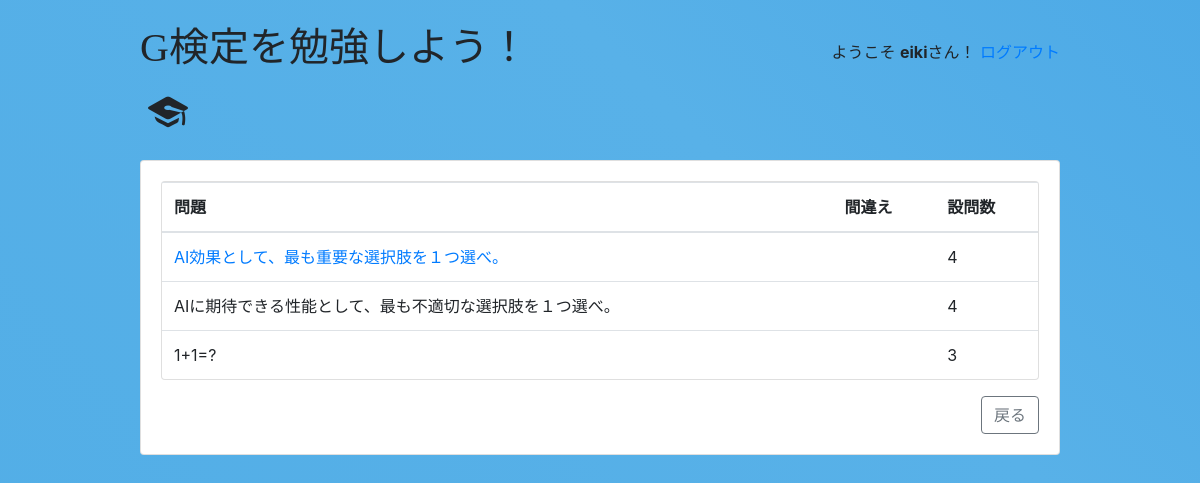
The page /students/quiz/1/explanation/ (signed in) on the database its author committed.
### classroom/models.py (models this page shows, shortened)
class User(AbstractUser):
    is_student = models.BooleanField(default=False)
    is_teacher = models.BooleanField(default=False)

class Question(models.Model):
    quiz = models.ForeignKey(
        Quiz, on_delete=models.CASCADE, related_name='questions')
    text = models.CharField('Question', max_length=255)

### classroom/views/students.py (the view)
class ExplanationListView(StudentRequiredMixin, ListView):
    model = Quiz
    context_object_name = 'questions'
    template_name = 'classroom/students/explanations_list.html'
    def get_queryset(self):
        queryset = Quiz.objects.get(pk=self.kwargs['pk']).questions.all()
        return queryset

### classroom/mixins.py (called while the page is built)
    def test_func(self):
        return self.request.user.is_authenticated and self.request.user.is_student

### classroom/templatetags/common_tags.py (called while the page is built)
@register.simple_tag
def get_latest_answer(student: Student, question: Question):
    return student.quiz_answers.filter(answer__question=question).order_by('-challenge_num').first()

### classroom/templates/classroom/students/explanations_list.html (shortened to what this page needs)
{% extends 'base.html' %}
{% load common_tags %}
{% block content %}
  <div class="card">
    <table class="table mb-0">
      <thead>
        <tr>
          <th>問題</th>
          <th>間違え</th>
          <th>設問数</th>
        </tr>
      </thead>
      <tbody>
        {% for question in questions %}
          <tr>
            <td>
              {% if question.explanation %}
                <a href="{% url 'students:quiz_explanation_detail' question.quiz.pk question.pk %}">
                  {{ question.text }}
                </a>
              {% else %}
                {{ question.text }}
              {% endif %}
            </td>
            <td>
              {% get_latest_answer request.user.student question as answer %}
            </td>
            <td>{{ question.answers.count }}</td>
          </tr>
        {% empty %}
          <tr>
            <td class="bg-light text-center font-italic" colspan="3">クイズを完了していません</td>
          </tr>
        {% endfor %}
      </tbody>
    </table>
  </div>
  <div>
    <a href="{% url 'students:taken_quiz_list' %}" class="btn btn-outline-secondary float-right mt-3" role="button" style="margin-left: auto;">戻る</a>
  </div>
{% endblock %}

### templates/base.html (shortened to what this page needs)
{% load static %}
<!doctype html>
<html lang="ja">
  <head>
    <link rel="stylesheet" href="https://maxcdn.bootstrapcdn.com/bootstrap/4.0.0/css/bootstrap.min.css">
    <link rel="stylesheet" type="text/css" href="{% static 'vendor/fontello-2f186091/css/fontello.css' %}">
    <link rel="stylesheet" type="text/css" href="{% static 'css/app.css' %}">
    {% if user.is_authenticated and user.is_teacher %}
      <link rel="stylesheet" type="text/css" href="{% static 'css/teachers.css' %}">
    {% else %}
      <link rel="stylesheet" type="text/css" href="{% static 'css/students.css' %}">
    {% endif %}
  </head>
  <body>
    <div class="container my-4">
      <div class="row justify-content-center">
        <div class="col-md-10 col-sm-12">
          <div class="row">
            <div class="col-6">
              <h1 class="logo">
                <a href="{% url 'home' %}">
                  G検定を勉強しよう！
                  {% if user.is_authenticated %}
                    {% if user.is_teacher %}
                      <span class="icon-feather" data-toggle="tooltip" data-placement="right" title="Teacher profile"></span>
                    {% else %}
                      <span class="icon-graduation-cap" data-toggle="tooltip" data-placement="right" title="Student profile"></span>
                    {% endif %}
                  {% endif %}
                </a>
              </h1>
            </div>
            <div class="col-6 text-right">
              {% if user.is_authenticated %}
                <p class="pt-3">ようこそ <strong>{{ user.username }}</strong>さん！ <a href="{% url 'logout' %}">ログアウト</a></p>
              {% else %}
                <a href="{% url 'login' %}" class="btn btn-light" role="button">ログイン</a>
                <a href="{% url 'signup' %}" class="btn btn-primary" role="button">サイン</a>
              {% endif %}
            </div>
          </div>
          <div class="card mb-3">
            <div class="card-body">
              {% block content %}
              {% endblock %}
            </div>
          </div>
        </div>
      </div>
    </div>
  </body>
</html>

### static/css/app.css (style rules this page uses)
.logo { font-family: 'Clicker Script', cursive; }
.logo a { color: #212529; text-decoration: none; }

### static/css/students.css (style rules this page uses)
body { background: linear-gradient(45deg, #42A5E2, #58B1E8, #0B7FDD, #46F1EB); background-size: 800% 800%; animation: GradientBackground 10s ease infinite; }

### rows shown on the page
User: username "eiki"
Question: text "AI効果として、最も重要な選択肢を１つ選べ。", answers.count "4"
Question: text "AIに期待できる性能として、最も不適切な選択肢を１つ選べ。", answers.count "4"
Question: text "1+1=?", answers.count "3"
